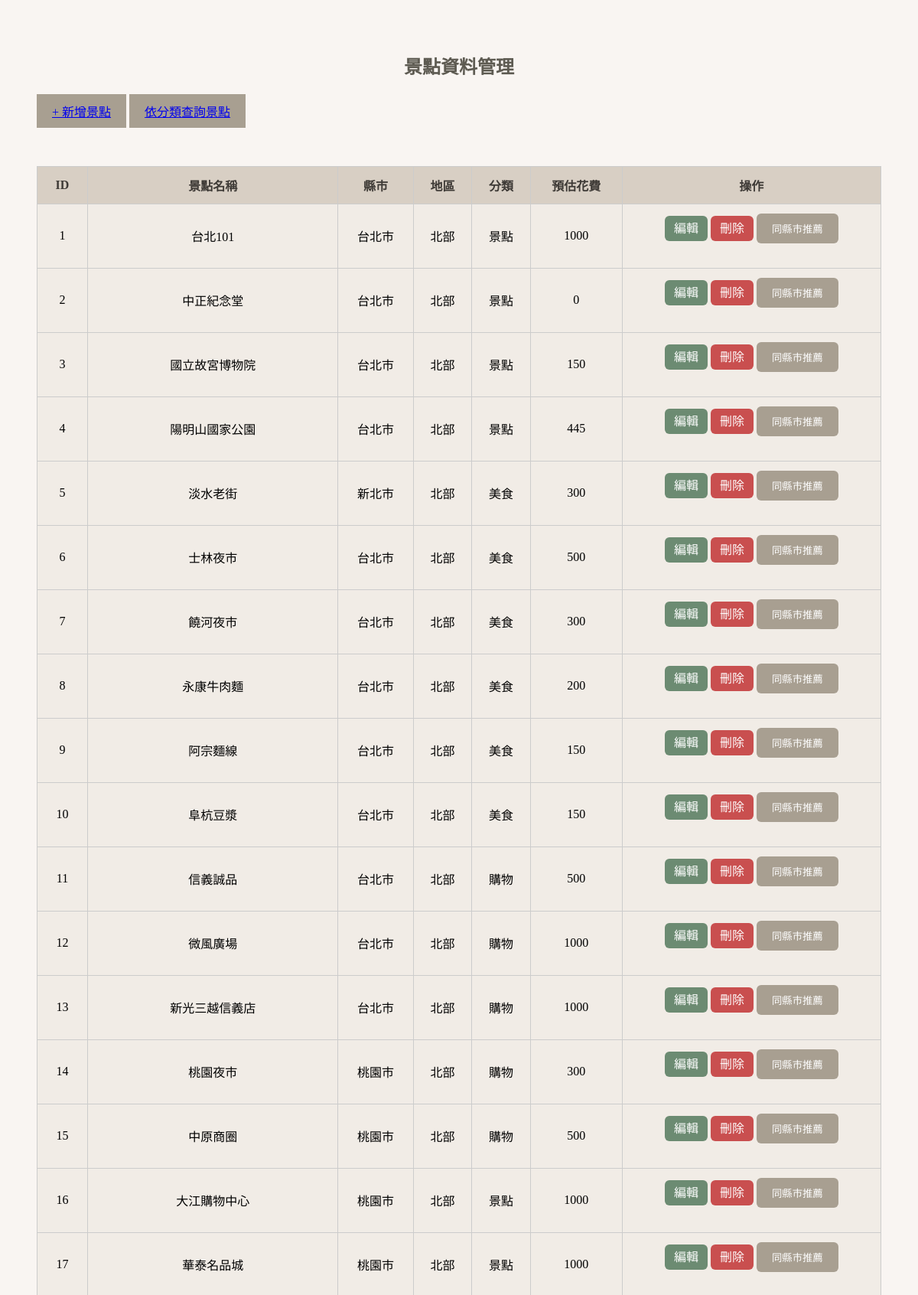
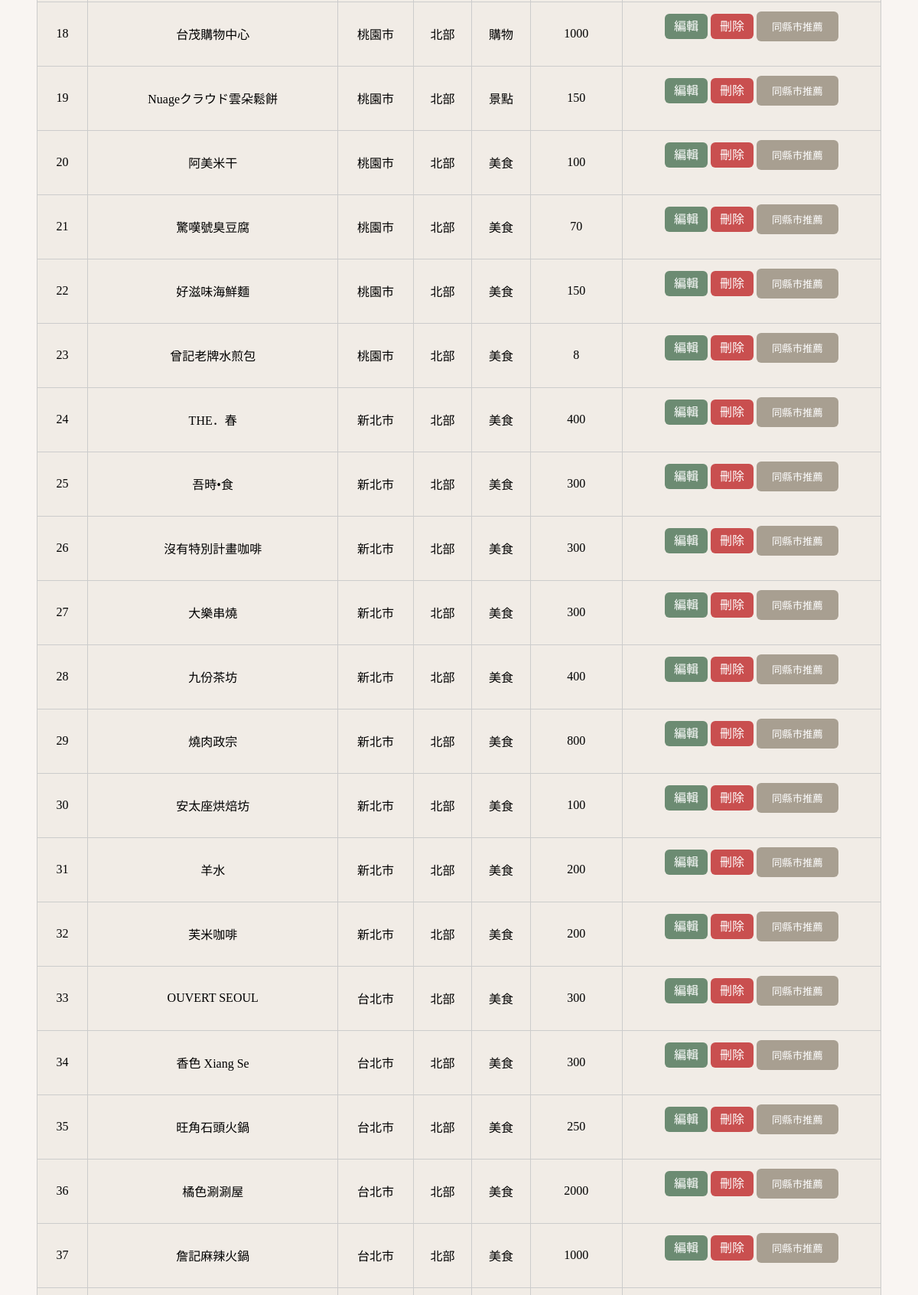
/place.php (signed in, upper part), run on the app's committed database (2 pictures, top to bottom).
### tables this page shows
CREATE TABLE `places` (
  `place_id` int(11) NOT NULL,
  `place_name` varchar(100) DEFAULT NULL,
  `location` varchar(100) DEFAULT NULL,
  `region` varchar(100) DEFAULT NULL,
  `type` varchar(50) DEFAULT NULL,
  `cost` int(11) DEFAULT NULL
);

### place.php (the view, shortened to what this page needs)
<?php
$link = mysqli_connect("localhost", "root", "", "travel_pockets");
$result = mysqli_query($link, "SELECT * FROM places ORDER BY place_id ASC");
$all_places = [];
while ($row = mysqli_fetch_assoc($result)) {
    $all_places[] = $row;
}
?>
<!DOCTYPE html>
<html>
<head>
</head>
<body>
<h2>景點資料管理</h2>
<a href="+place.php" class="add-btn">+ 新增景點</a>
<a href="classplace.php" class="add-btn">依分類查詢景點</a>
<table>
    <tr>
        <th>ID</th>
        <th>景點名稱</th>
        <th>縣市</th>
        <th>地區</th>
        <th>分類</th>
        <th>預估花費</th>
        <th>操作</th>
    </tr>
    <?php foreach ($all_places as $row): ?>
    <tr>
        <td><?= $row["place_id"] ?></td>
        <td><?= htmlspecialchars($row["place_name"]) ?></td>
        <td><?= htmlspecialchars($row["location"]) ?></td>
        <td><?= htmlspecialchars($row["region"]) ?></td>
        <td><?= htmlspecialchars($row["type"]) ?></td>
        <td><?= htmlspecialchars($row["cost"]) ?></td>
        <td>
            <a href="updateplace.php?id=<?= $row["place_id"] ?>" class="btn update-btn">編輯</a>
            <a href="-place.php?id=<?= $row["place_id"] ?>" class="btn delete-btn" onclick="return confirm('確定要刪除嗎？')">刪除</a>
            <button class="btn add-btn" onclick="toggleReco(<?= $row['place_id'] ?>)">同縣市推薦</button>
        </td>
    </tr>
    <?php endforeach; ?>
</table>
</body>
</html>

### place.php (style rules this page uses)
body { font-family: '微軟正黑體'; background-color: #f9f5f2; padding: 40px; }
h2 { text-align: center; color: #5e5b52; }
table { width: 100%; border-collapse: collapse; margin-top: 30px; background-color: #fff; }
th, td { border: 1px solid #ccc; padding: 12px; text-align: center; }
th { background-color: #d8cfc4; color: #3e3a36; }
tr:nth-child(even) { background-color: #f1ece6; }
.btn { padding: 8px 12px; border: none; border-radius: 6px; cursor: pointer; color: #fff; text-decoration: none; }
.add-btn { background-color: #a89f91; margin-bottom: 20px; display: inline-block; padding: 10px 20px; }
.update-btn { background-color: #6c8b72; }
.delete-btn { background-color: #c94f4f; }

### data on the page
places: place_id "1", place_name "台北101", location "台北市", region "北部", type "景點", cost "1000"
places: place_id "2", place_name "中正紀念堂", location "台北市", region "北部", type "景點", cost "0"
places: place_id "3", place_name "國立故宮博物院", location "台北市", region "北部", type "景點", cost "150"
places: place_id "4", place_name "陽明山國家公園", location "台北市", region "北部", type "景點", cost "445"
places: place_id "5", place_name "淡水老街", location "新北市", region "北部", type "美食", cost "300"
places: place_id "6", place_name "士林夜市", location "台北市", region "北部", type "美食", cost "500"
places: place_id "7", place_name "饒河夜市", location "台北市", region "北部", type "美食", cost "300"
places: place_id "8", place_name "永康牛肉麵", location "台北市", region "北部", type "美食", cost "200"
places: place_id "9", place_name "阿宗麵線", location "台北市", region "北部", type "美食", cost "150"
places: place_id "10", place_name "阜杭豆漿", location "台北市", region "北部", type "美食", cost "150"
places: place_id "11", place_name "信義誠品", location "台北市", region "北部", type "購物", cost "500"
places: place_id "12", place_name "微風廣場", location "台北市", region "北部", type "購物", cost "1000"
places: place_id "13", place_name "新光三越信義店", location "台北市", region "北部", type "購物", cost "1000"
places: place_id "14", place_name "桃園夜市", location "桃園市", region "北部", type "購物", cost "300"
places: place_id "15", place_name "中原商圈", location "桃園市", region "北部", type "購物", cost "500"
places: place_id "16", place_name "大江購物中心", location "桃園市", region "北部", type "景點", cost "1000"
places: place_id "17", place_name "華泰名品城", location "桃園市", region "北部", type "景點", cost "1000"
places: place_id "18", place_name "台茂購物中心", location "桃園市", region "北部", type "購物", cost "1000"
places: place_id "19", place_name "Nuageクラウド雲朵鬆餅", location "桃園市", region "北部", type "景點", cost "150"
places: place_id "20", place_name "阿美米干", location "桃園市", region "北部", type "美食", cost "100"
places: place_id "21", place_name "驚嘆號臭豆腐", location "桃園市", region "北部", type "美食", cost "70"
places: place_id "22", place_name "好滋味海鮮麵", location "桃園市", region "北部", type "美食", cost "150"
places: place_id "23", place_name "曾記老牌水煎包", location "桃園市", region "北部", type "美食", cost "8"
places: place_id "24", place_name "THE．春", location "新北市", region "北部", type "美食", cost "400"
places: place_id "25", place_name "吾時•食", location "新北市", region "北部", type "美食", cost "300"
places: place_id "26", place_name "沒有特別計畫咖啡", location "新北市", region "北部", type "美食", cost "300"
places: place_id "27", place_name "大樂串燒", location "新北市", region "北部", type "美食", cost "300"
places: place_id "28", place_name "九份茶坊", location "新北市", region "北部", type "美食", cost "400"
places: place_id "29", place_name "燒肉政宗", location "新北市", region "北部", type "美食", cost "800"
places: place_id "30", place_name "安太座烘焙坊", location "新北市", region "北部", type "美食", cost "100"
places: place_id "31", place_name "羊水", location "新北市", region "北部", type "美食", cost "200"
places: place_id "32", place_name "芙米咖啡", location "新北市", region "北部", type "美食", cost "200"
places: place_id "33", place_name "OUVERT SEOUL", location "台北市", region "北部", type "美食", cost "300"
places: place_id "34", place_name "香色 Xiang Se", location "台北市", region "北部", type "美食", cost "300"
places: place_id "35", place_name "旺角石頭火鍋", location "台北市", region "北部", type "美食", cost "250"
places: place_id "36", place_name "橘色涮涮屋", location "台北市", region "北部", type "美食", cost "2000"
places: place_id "37", place_name "詹記麻辣火鍋", location "台北市", region "北部", type "美食", cost "1000"
